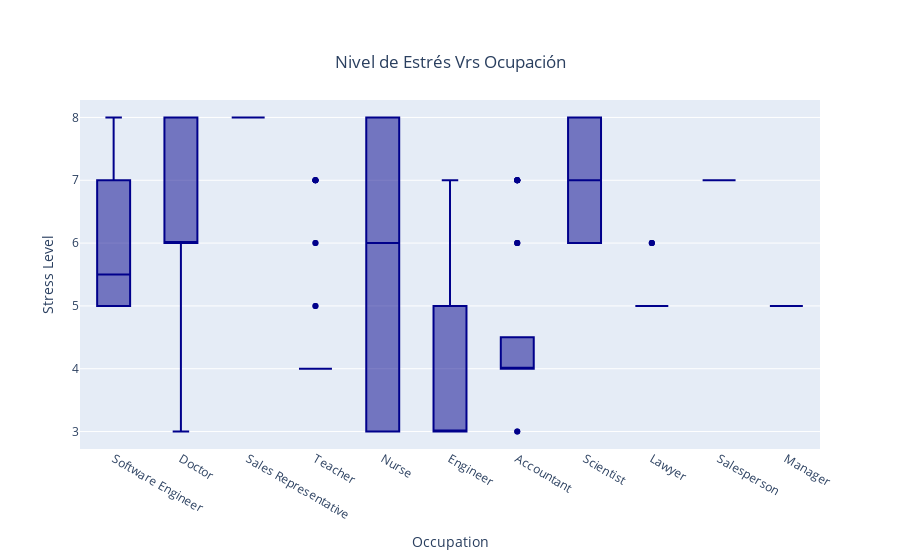

Here is the notebook cell this chart was saved with:
### Code cell
#G6:BoxPlot para verificación del nivel de estrés por la ocupación
fig = px.box(data, x= "Occupation", y="Stress Level", title="Nivel de Estrés Vrs Ocupación")
fig.update_traces(marker_color='darkblue')
fig.update_layout(title={ 'y':0.9,'x':0.5,'xanchor': 'center','yanchor': 'top'})
fig.show()

### Figure 1 — Plotly figure (JSON) as saved in the notebook; plotly's stock layout.template omitted (floating-point values rounded to 4 significant figures; data arrays with more than 128 entries replaced by an {"elided": "..."} marker saying what was removed)
{"data": [{"alignmentgroup": "True", "hovertemplate": "Occupation=%{x}<br>Stress Level=%{y}<extra></extra>", "legendgroup": "", "marker": {"color": "darkblue"}, "name": "", "notched": false, "offsetgroup": "", "orientation": "v", "showlegend": false, "type": "box", "x": {"elided": "374 str values"}, "x0": " ", "xaxis": "x", "y": {"elided": "374 int values"}, "y0": " ", "yaxis": "y"}], "layout": {"autosize": true, "boxmode": "group", "legend": {"tracegroupgap": 0}, "title": {"text": "Nivel de Estrés Vrs Ocupación", "x": 0.5, "xanchor": "center", "y": 0.9, "yanchor": "top"}, "xaxis": {"anchor": "y", "autorange": true, "domain": [0, 1], "range": [-0.5, 10.5], "title": {"text": "Occupation"}, "type": "category"}, "yaxis": {"anchor": "x", "autorange": true, "domain": [0, 1], "range": [2.722, 8.278], "title": {"text": "Stress Level"}, "type": "linear"}}}
